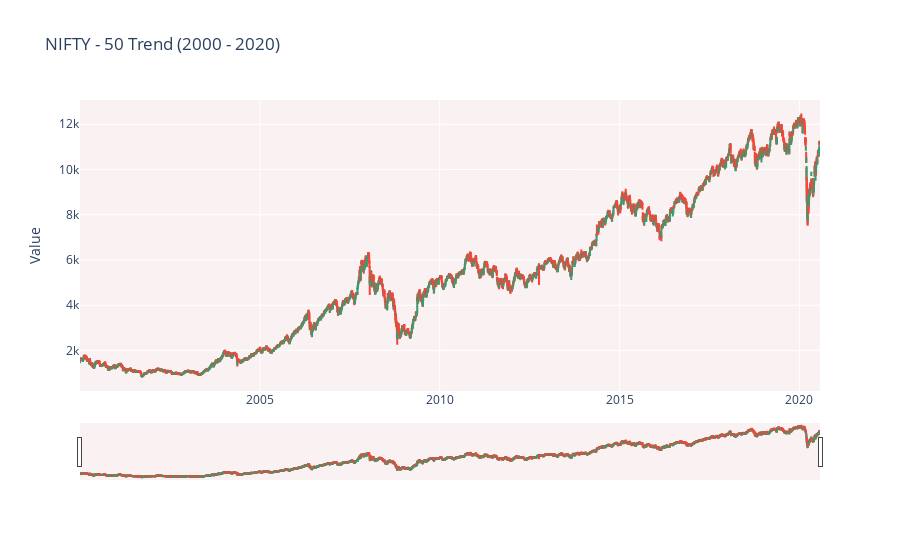

The cell this chart's notebook holds for it:
### Markdown cell above
## STEP 3 - Visualization

Let's first check the **NIFTY - 50 Trend** over the years.

### Code cell
fig = go.Figure(data=[go.Candlestick(x=nifty_50['Date'],
                open=nifty_50['Open'],
                high=nifty_50['High'],
                low=nifty_50['Low'],
                close=nifty_50['Close'])])
fig.update_layout(title_text='NIFTY - 50 Trend (2000 - 2020)',plot_bgcolor='rgb(250, 242, 242)',yaxis_title='Value')

fig.show()

### Figure 1 — Plotly figure (JSON) as saved in the notebook; plotly's stock layout.template omitted (floating-point values rounded to 4 significant figures; data arrays with more than 128 entries replaced by an {"elided": "..."} marker saying what was removed)
{"data": [{"close": {"elided": "5116 float values"}, "high": {"elided": "5116 float values"}, "low": {"elided": "5116 float values"}, "open": {"elided": "5116 float values"}, "type": "candlestick", "x": {"elided": "5116 str values"}}], "layout": {"plot_bgcolor": "rgb(250, 242, 242)", "title": {"text": "NIFTY - 50 Trend (2000 - 2020)"}, "yaxis": {"title": {"text": "Value"}}}}
